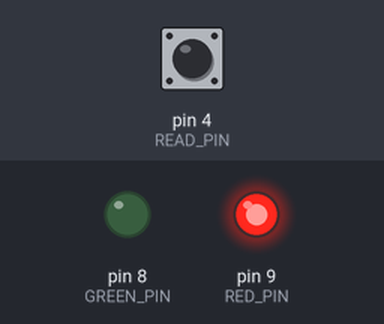
A sketch run on a simulated Arduino Uno, built with avr-gcc and run on an emulated ATmega328P. Shown: output pins drawn as LEDs (lit = HIGH). Inputs (shaded band) come from the test bench; at power-on: pin 4 (READ_PIN) HIGH. What the sketch prints to the serial monitor is not drawn.

Above: at 1.2 s.
1.3 s: pin 4 (READ_PIN) pulled LOW for 0.15 s
At 1.38 s:
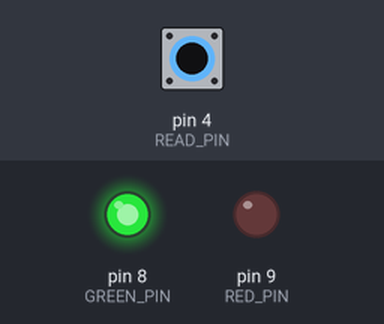
2.9 s: pin 4 (READ_PIN) pulled LOW for 3.2 s
At 7.0 s:
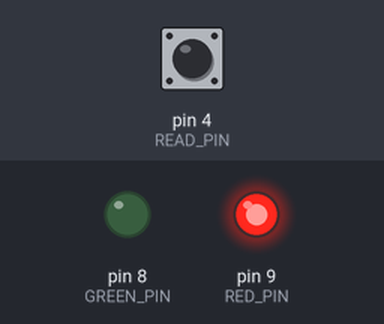
Timing chart, 0 to 8.5 s (numbered marks = the images above; inputs shaded):
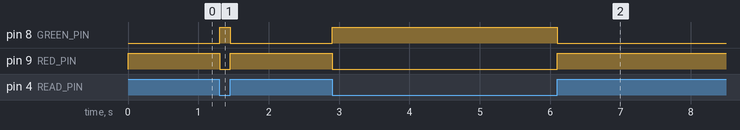

Measured:
- after the input at 1.3 s, pin 8 (GREEN_PIN): LOW → HIGH at once, → LOW 0.15 s later; pin 9 (RED_PIN): HIGH → LOW at once, → HIGH 0.15 s later
- after the input at 2.9 s, pin 8 (GREEN_PIN): LOW → HIGH at once, → LOW 3.2 s later; pin 9 (RED_PIN): HIGH → LOW at once, → HIGH 3.2 s later

The sketch:

036_tilt_switch.ino
```cpp
/**
 * https://www.youtube.com/watch?v=SYDuRyweeLA&list=PLGs0VKk2DiYw-L-RibttcvK-WBZm8WLEP&index=36
 *
 * Tilt Switch / Ball Switch
 * Right side up (closed switch) => 0
 * Up side down (open switch) => 1
 */

#define READ_PIN 4
#define RED_PIN 9
#define GREEN_PIN 8

int readV;

void setup() {
  // put your setup code here, to run once:
  pinMode(READ_PIN, INPUT_PULLUP);
  pinMode(RED_PIN, OUTPUT);
  pinMode(GREEN_PIN, OUTPUT);

  Serial.begin(9600);
}

void loop() {
  // put your main code here, to run repeatedly:
  readV = digitalRead(READ_PIN);

  Serial.println(readV);

  if (readV == 1) {
    // upside down
    digitalWrite(RED_PIN, HIGH);
    digitalWrite(GREEN_PIN, LOW);
  } else {
    // right side up
    digitalWrite(RED_PIN, LOW);
    digitalWrite(GREEN_PIN, HIGH);
  }
}
```
